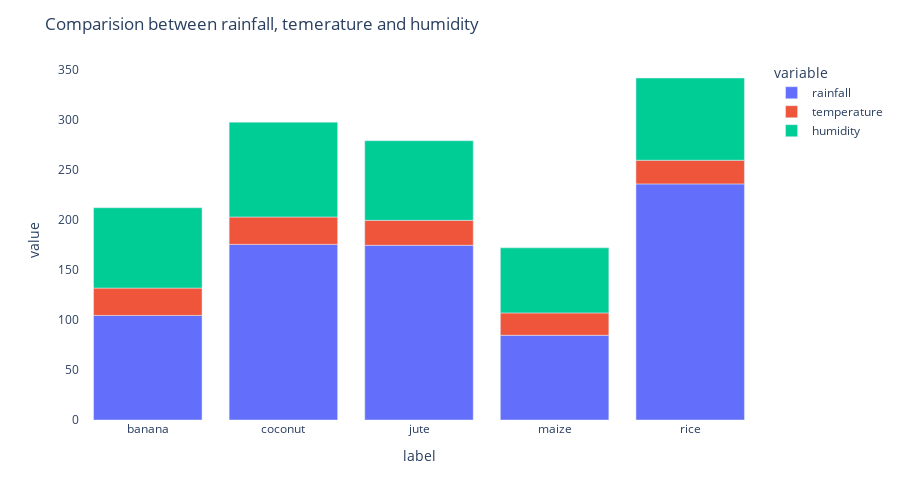

The cell this chart's notebook holds for it:
### Markdown cell above
### Comparision between rainfall, temerature and humidity¶

### Code cell
fig = px.bar(crop_summary, x=crop_summary.index, y=["rainfall", "temperature", "humidity"])
fig.update_layout(title_text="Comparision between rainfall, temerature and humidity",
                  plot_bgcolor='white',
                 height=500)

fig.update_xaxes(showgrid=False)
fig.update_yaxes(showgrid=False)
fig.show()

### Figure 1 — Plotly figure (JSON) as saved in the notebook; plotly's stock layout.template omitted (floating-point values rounded to 4 significant figures)
{"data": [{"alignmentgroup": "True", "hovertemplate": "variable=rainfall<br>label=%{x}<br>value=%{y}<extra></extra>", "legendgroup": "rainfall", "marker": {"color": "#636efa", "pattern": {"shape": ""}}, "name": "rainfall", "offsetgroup": "rainfall", "orientation": "v", "showlegend": true, "textposition": "auto", "type": "bar", "x": ["banana", "coconut", "jute", "maize", "rice"], "xaxis": "x", "y": [104.6, 175.7, 174.8, 84.77, 236.2], "yaxis": "y"}, {"alignmentgroup": "True", "hovertemplate": "variable=temperature<br>label=%{x}<br>value=%{y}<extra></extra>", "legendgroup": "temperature", "marker": {"color": "#EF553B", "pattern": {"shape": ""}}, "name": "temperature", "offsetgroup": "temperature", "orientation": "v", "showlegend": true, "textposition": "auto", "type": "bar", "x": ["banana", "coconut", "jute", "maize", "rice"], "xaxis": "x", "y": [27.38, 27.41, 24.96, 22.39, 23.69], "yaxis": "y"}, {"alignmentgroup": "True", "hovertemplate": "variable=humidity<br>label=%{x}<br>value=%{y}<extra></extra>", "legendgroup": "humidity", "marker": {"color": "#00cc96", "pattern": {"shape": ""}}, "name": "humidity", "offsetgroup": "humidity", "orientation": "v", "showlegend": true, "textposition": "auto", "type": "bar", "x": ["banana", "coconut", "jute", "maize", "rice"], "xaxis": "x", "y": [80.36, 94.84, 79.64, 65.09, 82.27], "yaxis": "y"}], "layout": {"barmode": "relative", "height": 500, "legend": {"title": {"text": "variable"}, "tracegroupgap": 0}, "margin": {"t": 60}, "plot_bgcolor": "white", "title": {"text": "Comparision between rainfall, temerature and humidity"}, "xaxis": {"anchor": "y", "domain": [0, 1], "showgrid": false, "title": {"text": "label"}}, "yaxis": {"anchor": "x", "domain": [0, 1], "showgrid": false, "title": {"text": "value"}}}}
